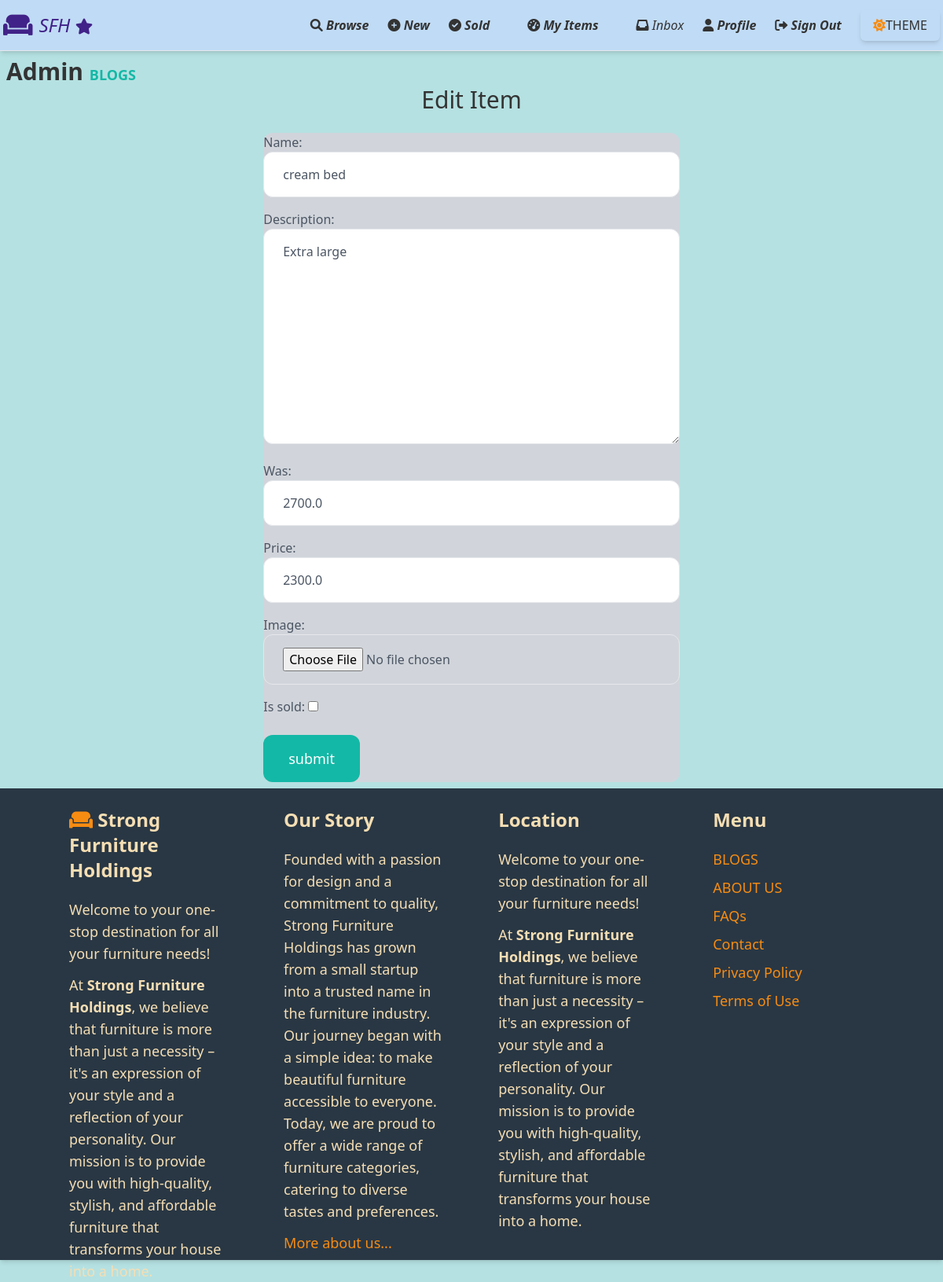
/items/22/edit/ (signed in), run on the app's committed database.
### item/models.py (models this page shows, shortened)
class Item(models.Model):
    Cartegory=models.ForeignKey(Cartegory, related_name='items', on_delete=models.CASCADE)
    name=models.CharField(max_length=255)
    description=models.TextField(blank=True, null=True)
    was= models.FloatField(blank=True, null=True)
    price= models.FloatField()
    image= models.ImageField(upload_to= 'items_images',blank=True, null=True)
    is_sold = models.BooleanField(default=False)
    created_by = models.ForeignKey(User,related_name= 'items', on_delete=models.CASCADE)
    created_at= models.DateTimeField(auto_now_add=True)

### item/views.py (the view)
# urls.py: path('<int:pk>/edit/', views.edit, name='edit'),
@login_required
def edit(request, pk):
    item= get_object_or_404(Item, pk=pk, created_by=request.user)
    if request.method == 'POST':
        form=EditItemForm(request.POST, request.FILES, instance=item)
        if form.is_valid():
            form.save()
            return redirect('item:detail', pk=item.id)
    else:
        form = EditItemForm(instance=item)
    return render(request, 'item/form.html', {
        'form':form,
        'title': 'Edit Item',
    })

### item/forms.py
class EditItemForm(forms.ModelForm):
    class Meta:
        model = Item
        fields = ( 'name', 'description','was' ,'price', 'image','is_sold')
        widgets = {
           'name': forms.TextInput(attrs={
               'class': INPUT_CLASSES
           }),
           'description': forms.Textarea(attrs={
               'class': INPUT_CLASSES
           }),
            'was': forms.NumberInput(attrs={
               'class': INPUT_CLASSES
           }),
           'price': forms.NumberInput(attrs={
               'class': INPUT_CLASSES
           }),
           'image': forms.FileInput(attrs={
               'class': INPUT_CLASSES
           })
        }

### item/templates/item/form.html (shortened to what this page needs)
{% extends "core/base.html" %}
{% block content %}
<div style="display: flex; align-items: center; justify-content: center;">
 <h1 class="mb-6 text-3xl" >{{ title }}</h1>
</div>
 <div style="display: flex; align-items: center; justify-content: center;">
 <form  class="text-gray-600 bg-gray-300 rounded-xl" method="post" action="." enctype="multipart/form-data" >
    <div class=" space-y-4">
        {{ form.as_p }}
    </div>
     <button class=" mt-6 py-4 px-8 text-lg bg-teal-500 hover:bg-tael-700 rounded-xl text-white">submit</button>
 </form>
</div>
{% endblock  %}

### core/templates/core/base.html (style rules this page uses)
.light { --bg-color:rgb(181, 225, 226); --text-color: #333333; --nav-bg-color: #c0dbf5; --footer-bg-color: #293744; --index-bg-color: #1a7cdf; --index-text-color: #da4040; --a-text-color: #1a7cdf; --blue-color: rgb(65, 34, 136); --cart-color: rgb(235, 84, 79); --productbg-color: rgb(181, 225, 226); --searchb-color: rgb(218, 178, 241); --blued-color: #f78c12; --green-color:rgb(178, 243, 178); }
body { background-color: var(--bg-color); color: var(--text-color); }

### data on the page
Item: name "cream bed", description "Extra large", was "2700.0", price "2300.0"

### other printed values
{{ title }} "Edit Item"
